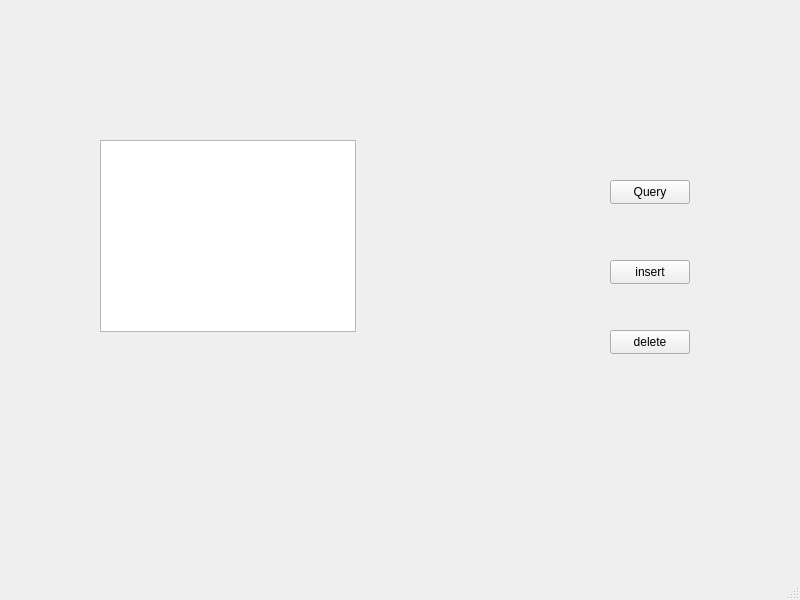
<?xml version="1.0" encoding="UTF-8"?>
<ui version="4.0">
 <class>MainWindow</class>
 <widget class="QMainWindow" name="MainWindow">
  <property name="geometry">
   <rect>
    <x>0</x>
    <y>0</y>
    <width>800</width>
    <height>600</height>
   </rect>
  </property>
  <property name="windowTitle">
   <string>MainWindow</string>
  </property>
  <widget class="QWidget" name="centralwidget">
   <widget class="QPushButton" name="btn_query">
    <property name="geometry">
     <rect>
      <x>610</x>
      <y>180</y>
      <width>80</width>
      <height>24</height>
     </rect>
    </property>
    <property name="text">
     <string>Query</string>
    </property>
   </widget>
   <widget class="QTableView" name="tableView">
    <property name="geometry">
     <rect>
      <x>100</x>
      <y>140</y>
      <width>256</width>
      <height>192</height>
     </rect>
    </property>
   </widget>
   <widget class="QPushButton" name="btn_insert">
    <property name="geometry">
     <rect>
      <x>610</x>
      <y>260</y>
      <width>80</width>
      <height>24</height>
     </rect>
    </property>
    <property name="text">
     <string>insert</string>
    </property>
   </widget>
   <widget class="QPushButton" name="btn_delete">
    <property name="geometry">
     <rect>
      <x>610</x>
      <y>330</y>
      <width>80</width>
      <height>24</height>
     </rect>
    </property>
    <property name="text">
     <string>delete</string>
    </property>
   </widget>
  </widget>
  <widget class="QMenuBar" name="menubar">
   <property name="geometry">
    <rect>
     <x>0</x>
     <y>0</y>
     <width>800</width>
     <height>24</height>
    </rect>
   </property>
  </widget>
  <widget class="QStatusBar" name="statusbar"/>
 </widget>
 <resources/>
 <connections/>
</ui>
